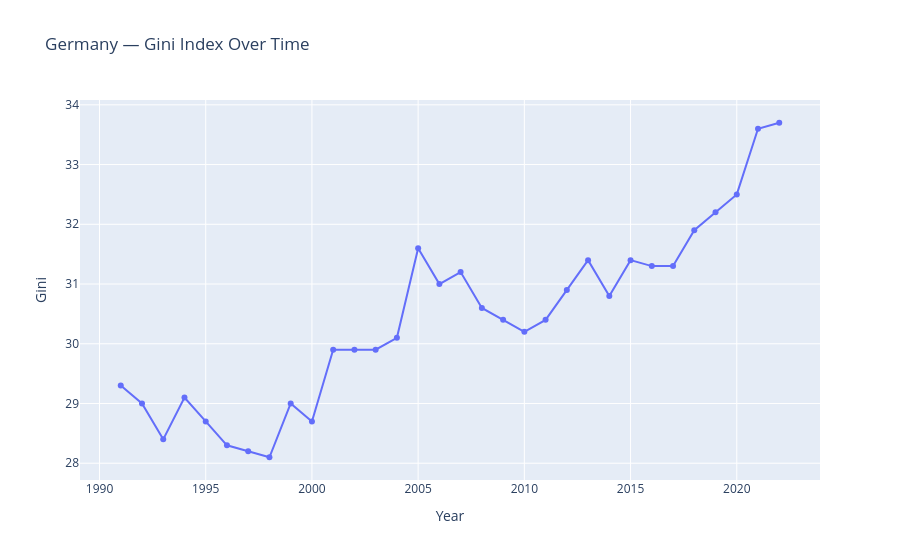

Notebook source saved alongside this figure:
### Code cell
country = "Germany"
country_data = master[
    master["Country"] == country
].sort_values("Year")
fig = px.line(
    country_data,
    x="Year",
    y="Gini",
    markers=True,
    title=f"{country} — Gini Index Over Time"
)

fig.show()

### Figure 1 — Plotly figure (JSON) as saved in the notebook; plotly's stock layout.template omitted (floating-point values rounded to 4 significant figures)
{"data": [{"hovertemplate": "Year=%{x}<br>Gini=%{y}<extra></extra>", "legendgroup": "", "line": {"color": "#636efa", "dash": "solid"}, "marker": {"symbol": "circle"}, "mode": "lines+markers", "name": "", "orientation": "v", "showlegend": false, "type": "scatter", "x": [1991, 1992, 1993, 1994, 1995, 1996, 1997, 1998, 1999, 2000, 2001, 2002, 2003, 2004, 2005, 2006, 2007, 2008, 2009, 2010, 2011, 2012, 2013, 2014, 2015, 2016, 2017, 2018, 2019, 2020, 2021, 2022], "xaxis": "x", "y": [29.3, 29.0, 28.4, 29.1, 28.7, 28.3, 28.2, 28.1, 29.0, 28.7, 29.9, 29.9, 29.9, 30.1, 31.6, 31.0, 31.2, 30.6, 30.4, 30.2, 30.4, 30.9, 31.4, 30.8, 31.4, 31.3, 31.3, 31.9, 32.2, 32.5, 33.6, 33.7], "yaxis": "y"}], "layout": {"legend": {"tracegroupgap": 0}, "title": {"text": "Germany — Gini Index Over Time"}, "xaxis": {"anchor": "y", "domain": [0, 1], "title": {"text": "Year"}}, "yaxis": {"anchor": "x", "domain": [0, 1], "title": {"text": "Gini"}}}}
